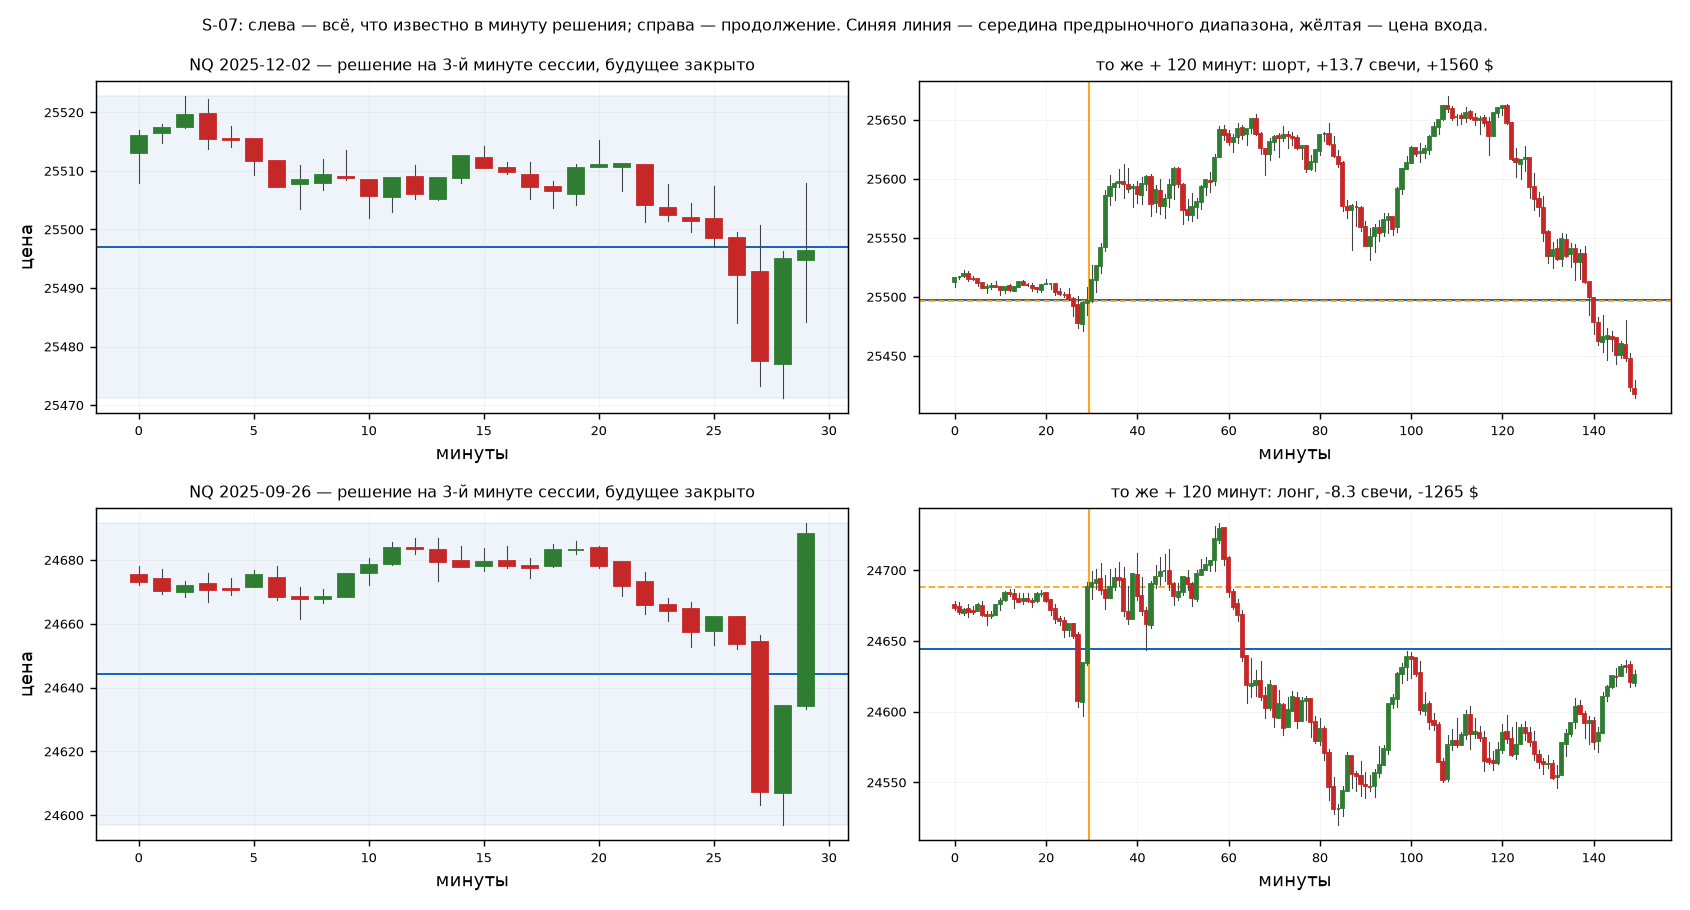

Recreate this plot in Python.
"""S-07: две реальные сцены — решение с закрытым будущим и продолжение."""
import json
from pathlib import Path
import numpy as np
import pandas as pd
import matplotlib
matplotlib.use('Agg')
import matplotlib.pyplot as plt
import run as base
import manage as M

HERE, ROOT, OUT, MIN = base.HERE, base.ROOT, base.OUT, base.MIN
PRE = 30          # минут предыстории на картинке
POST = 120        # минут продолжения


def draw(ax, o, h, l, c, x0, title, mid=None, entry=None, side=None, span=None):
    for i, (oo, hh, ll, cc) in enumerate(zip(o, h, l, c)):
        x = x0 + i
        up = cc >= oo
        ax.plot([x, x], [ll, hh], color='#444', linewidth=.6, zorder=2)
        ax.add_patch(plt.Rectangle((x - .35, min(oo, cc)), .7, max(abs(cc - oo), 1e-9),
                                   facecolor='#2e7d32' if up else '#c62828',
                                   edgecolor='#2e7d32' if up else '#c62828', zorder=3))
    if mid is not None:
        ax.axhline(mid, color='#1565c0', linewidth=1.1, zorder=1)
    if span is not None:
        ax.axhspan(span[0], span[1], color='#1565c0', alpha=.07, zorder=0)
    if entry is not None:
        ax.axhline(entry, color='#f9a825', linewidth=1.0, linestyle='--', zorder=1)
    ax.set_title(title, fontsize=9)
    ax.grid(alpha=.15, linewidth=.5)
    ax.tick_params(labelsize=7)


def main(ins='NQ'):
    t = M.trajectories(ins)
    year = pd.Series(t['dates']).str.slice(0, 4).to_numpy()
    candles = M.manage(t, {})
    usd = candles * t['unit'] * t['point'] - t['cost']
    recent = year >= '2023'
    win = np.where(recent & (usd > 0))[0]
    loss = np.where(recent & (usd < 0))[0]
    # ближайшие к медианному исходу своей группы — иллюстрация, выбранная после результата
    pick = [int(win[np.argsort(np.abs(usd[win] - np.median(usd[win])))[0]]),
            int(loss[np.argsort(np.abs(usd[loss] - np.median(usd[loss])))[0]])]

    m = base.market(ins)
    u = base.unit(m)
    cal = pd.read_parquet(ROOT / 'setups/S-04/calendar.parquet')
    ts = m['close_ts_utc_ns']
    fig, axes = plt.subplots(2, 2, figsize=(13, 7))
    info = []
    for row, i in enumerate(pick):
        date = t['dates'][i]
        day = cal.loc[cal.date == date].iloc[0]
        p = int(np.searchsorted(ts, day.open_ns + base.MINUTE_OFFSET * MIN)) if hasattr(base, 'MINUTE_OFFSET') else int(np.searchsorted(ts, day.open_ns + 3 * MIN))
        b = p + 1
        a = p - PRE + 1
        mid = float(t['mid'][i])
        hi = float(max(m['high'][a:p + 1]))
        lo = float(min(m['low'][a:p + 1]))
        left = slice(a, p + 1)
        draw(axes[row, 0], m['open'][left], m['high'][left], m['low'][left], m['close'][left], 0,
             f'{ins} {date} — решение на 3-й минуте сессии, будущее закрыто', mid=mid, span=(lo, hi))
        axes[row, 0].set_ylabel('цена')
        right = slice(a, b + POST)
        draw(axes[row, 1], m['open'][right], m['high'][right], m['low'][right], m['close'][right], 0,
             f'то же + 120 минут: {"лонг" if t["side"][i] > 0 else "шорт"}, '
             f'{candles[i]:+.1f} свечи, {usd[i]:+.0f} $', mid=mid, entry=float(t['entry'][i]))
        axes[row, 1].axvline(PRE - .5, color='#f9a825', linewidth=1.2)
        info.append(dict(date=date, side=int(t['side'][i]), entry=float(t['entry'][i]),
                         mid=mid, unit_points=float(t['unit'][i]),
                         candles=float(candles[i]), usd=float(usd[i]),
                         decide_pos=p, entry_pos=b))
    for ax in axes.ravel():
        ax.set_xlabel('минуты')
    fig.suptitle('S-07: слева — всё, что известно в минуту решения; справа — продолжение. '
                 'Синяя линия — середина предрыночного диапазона, жёлтая — цена входа.', fontsize=9)
    fig.tight_layout()
    fig.savefig(HERE / 'scenes.png', dpi=130)
    (HERE / 'scenes.json').write_text(json.dumps(info, ensure_ascii=False, indent=2), encoding='utf-8')
    print(json.dumps(info, ensure_ascii=False, indent=2), flush=True)


if __name__ == '__main__':
    main()
